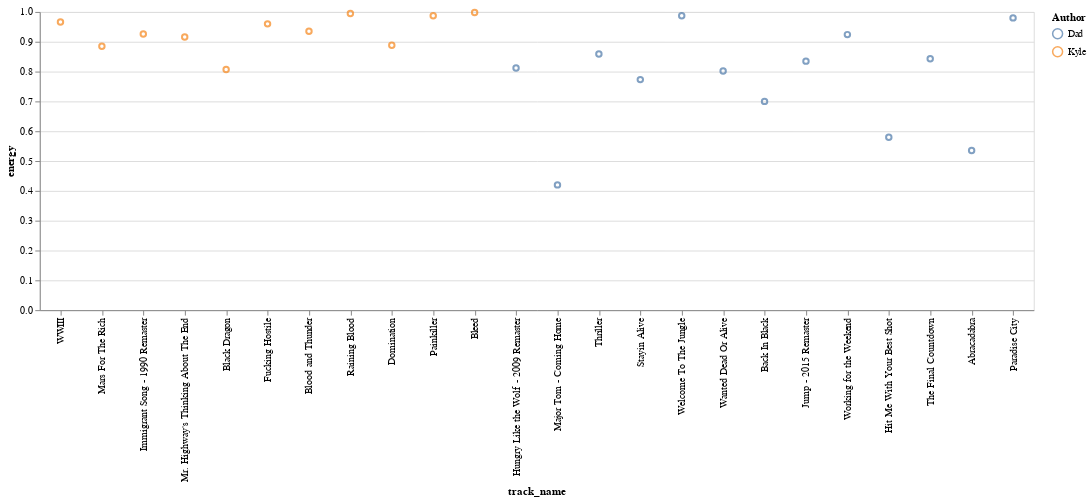

Here is the notebook cell this chart was saved with:
### Code cell
# charting energy side by side
alt.Chart(two_playlists_combined).mark_point().encode(
    x=alt.X("track_name", sort=None),
    y='energy',
    color="Author",
    tooltip=["artist", "track_name"]
).properties(
    width=1000
)

### Figure 1 — Vega-Lite specification as saved in the notebook (floating-point values rounded to 4 significant figures)
{"config": {"view": {"continuousWidth": 400, "continuousHeight": 300}}, "data": {"name": "data-39a321143c7dac32caf1d5c2a7ba6209"}, "mark": "point", "encoding": {"color": {"type": "nominal", "field": "Author"}, "tooltip": [{"type": "nominal", "field": "artist"}, {"type": "nominal", "field": "track_name"}], "x": {"type": "nominal", "field": "track_name", "sort": null}, "y": {"type": "quantitative", "field": "energy"}}, "width": 1000, "$schema": "https://vega.github.io/schema/vega-lite/v4.8.1.json", "datasets": {"data-39a321143c7dac32caf1d5c2a7ba6209": [{"artist": "KMFDM", "album": "WWIII", "track_name": "WWIII", "track_id": "5jHYEOabEw2RSwOzf8nQPn", "danceability": 0.534, "energy": 0.966, "key": 7, "loudness": -6.597, "mode": 1, "speechiness": 0.0688, "instrumentalness": 0.104, "liveness": 0.436, "valence": 0.171, "tempo": 140.0, "duration_ms": 298707, "time_signature": 4, "Author": "Kyle"}, {"artist": "King Gizzard & The Lizard Wizard", "album": "Infest The Rats' Nest", "track_name": "Mars For The Rich", "track_id": "4lV1tx0EdlIChOw7Kz7fP0", "danceability": 0.269, "energy": 0.885, "key": 11, "loudness": -5.938, "mode": 0, "speechiness": 0.0948, "instrumentalness": 0.795, "liveness": 0.132, "valence": 0.325, "tempo": 129.2, "duration_ms": 251720, "time_signature": 4, "Author": "Kyle"}, {"artist": "Led Zeppelin", "album": "Led Zeppelin III (1994 Remaster)", "track_name": "Immigrant Song - 1990 Remaster", "track_id": "6kjlvJLh2DBsSQtqVzFh8I", "danceability": 0.574, "energy": 0.926, "key": 11, "loudness": -10.79, "mode": 1, "speechiness": 0.0562, "instrumentalness": 0.478, "liveness": 0.386, "valence": 0.609, "tempo": 113.1, "duration_ms": 145067, "time_signature": 4, "Author": "Kyle"}, {"artist": "A Day To Remember", "album": "Homesick", "track_name": "Mr. Highway's Thinking About The End", "track_id": "3VnBhHJdT7p05Wtenu4fmt", "danceability": 0.301, "energy": 0.916, "key": 10, "loudness": -6.218, "mode": 0, "speechiness": 0.0919, "instrumentalness": 1.84e-05, "liveness": 0.293, "valence": 0.451, "tempo": 150.1, "duration_ms": 255827, "time_signature": 4, "Author": "Kyle"}, {"artist": "The Vines", "album": "Future Primitive", "track_name": "Black Dragon", "track_id": "2Z8EqEtv0CxT6Jfzfdhtbf", "danceability": 0.191, "energy": 0.807, "key": 0, "loudness": -4.726, "mode": 1, "speechiness": 0.0426, "instrumentalness": 0.897, "liveness": 0.158, "valence": 0.246, "tempo": 138.7, "duration_ms": 208747, "time_signature": 4, "Author": "Kyle"}, {"artist": "Pantera", "album": "Vulgar Display of Power", "track_name": "Fucking Hostile", "track_id": "5RU50TPTgtxJLFNunUS2p5", "danceability": 0.479, "energy": 0.96, "key": 6, "loudness": -9.551, "mode": 0, "speechiness": 0.0991, "instrumentalness": 4.62e-05, "liveness": 0.208, "valence": 0.506, "tempo": 93.87, "duration_ms": 168600, "time_signature": 4, "Author": "Kyle"}, {"artist": "Mastodon", "album": "Leviathan", "track_name": "Blood and Thunder", "track_id": "3jagGO7eHHuaD53ibehkux", "danceability": 0.364, "energy": 0.935, "key": 2, "loudness": -6.548, "mode": 1, "speechiness": 0.0724, "instrumentalness": 0.729, "liveness": 0.0317, "valence": 0.478, "tempo": 92.72, "duration_ms": 228587, "time_signature": 4, "Author": "Kyle"}, {"artist": "Slayer", "album": "Reign In Blood", "track_name": "Raining Blood", "track_id": "01Mpj13vURSO3cCLprPt5T", "danceability": 0.294, "energy": 0.995, "key": 1, "loudness": -4.383, "mode": 0, "speechiness": 0.168, "instrumentalness": 0.331, "liveness": 0.128, "valence": 0.0379, "tempo": 88.78, "duration_ms": 254400, "time_signature": 4, "Author": "Kyle"}, {"artist": "Pantera", "album": "Cowboys from Hell", "track_name": "Domination", "track_id": "769cLRTw2y6KRdkFWFkxtu", "danceability": 0.372, "energy": 0.888, "key": 2, "loudness": -5.88, "mode": 1, "speechiness": 0.0943, "instrumentalness": 0.00442, "liveness": 0.115, "valence": 0.555, "tempo": 141.4, "duration_ms": 305293, "time_signature": 4, "Author": "Kyle"}, {"artist": "Judas Priest", "album": "Painkiller", "track_name": "Painkiller", "track_id": "0L7zm6afBEtrNKo6C6Gj08", "danceability": 0.435, "energy": 0.987, "key": 1, "loudness": -4.667, "mode": 0, "speechiness": 0.16, "instrumentalness": 0.0847, "liveness": 0.268, "valence": 0.101, "tempo": 103.2, "duration_ms": 365827, "time_signature": 4, "Author": "Kyle"}, {"artist": "Meshuggah", "album": "ObZen", "track_name": "Bleed", "track_id": "4E6wpXABj8XosZEPXZz2OK", "danceability": 0.242, "energy": 0.998, "key": 11, "loudness": -5.64, "mode": 1, "speechiness": 0.0894, "instrumentalness": 0.88, "liveness": 0.284, "valence": 0.18, "tempo": 114.6, "duration_ms": 442733, "time_signature": 4, "Author": "Kyle"}, {"artist": "Duran Duran", "album": "Rio (Collector's Edition)", "track_name": "Hungry Like the Wolf - 2009 Remaster", "track_id": "39lSeqnyjZJejRuaREfyLL", "danceability": 0.691, "energy": 0.812, "key": 0, "loudness": -7.772, "mode": 1, "speechiness": 0.0558, "instrumentalness": 1.16e-06, "liveness": 0.299, "valence": 0.685, "tempo": 127.6, "duration_ms": 220627, "time_signature": 4, "Author": "Dad"}, {"artist": "Peter Schilling", "album": "The Different Story (World Of Lust And Crime)", "track_name": "Major Tom - Coming Home", "track_id": "709ffFK4o4MtG1NKoLvOma", "danceability": 0.787, "energy": 0.42, "key": 4, "loudness": -14.32, "mode": 0, "speechiness": 0.0645, "instrumentalness": 0.164, "liveness": 0.169, "valence": 0.838, "tempo": 161.2, "duration_ms": 301373, "time_signature": 4, "Author": "Dad"}, {"artist": "Michael Jackson", "album": "Thriller 25 Super Deluxe Edition", "track_name": "Thriller", "track_id": "3S2R0EVwBSAVMd5UMgKTL0", "danceability": 0.773, "energy": 0.859, "key": 11, "loudness": -4.913, "mode": 1, "speechiness": 0.0747, "instrumentalness": 0.000187, "liveness": 0.914, "valence": 0.813, "tempo": 118.5, "duration_ms": 357267, "time_signature": 4, "Author": "Dad"}, {"artist": "Bee Gees", "album": "How Can You Mend A Broken Heart", "track_name": "Stayin Alive", "track_id": "5ubvP9oKmxLUVq506fgLhk", "danceability": 0.702, "energy": 0.773, "key": 10, "loudness": -9.256, "mode": 0, "speechiness": 0.0343, "instrumentalness": 0.00871, "liveness": 0.147, "valence": 0.953, "tempo": 103.6, "duration_ms": 285373, "time_signature": 4, "Author": "Dad"}, {"artist": "Guns N' Roses", "album": "Appetite For Destruction", "track_name": "Welcome To The Jungle", "track_id": "0G21yYKMZoHa30cYVi1iA8", "danceability": 0.453, "energy": 0.987, "key": 8, "loudness": -4.485, "mode": 1, "speechiness": 0.0889, "instrumentalness": 0.283, "liveness": 0.268, "valence": 0.316, "tempo": 123.5, "duration_ms": 273480, "time_signature": 4, "Author": "Dad"}, {"artist": "Bon Jovi", "album": "Slippery When Wet", "track_name": "Wanted Dead Or Alive", "track_id": "0oerlffJSzhRVvtDfLcp3N", "danceability": 0.252, "energy": 0.802, "key": 7, "loudness": -3.976, "mode": 1, "speechiness": 0.0391, "instrumentalness": 0.0146, "liveness": 0.309, "valence": 0.253, "tempo": 150.1, "duration_ms": 308667, "time_signature": 4, "Author": "Dad"}, {"artist": "AC/DC", "album": "Back In Black", "track_name": "Back In Black", "track_id": "08mG3Y1vljYA6bvDt4Wqkj", "danceability": 0.31, "energy": 0.7, "key": 9, "loudness": -5.678, "mode": 1, "speechiness": 0.047, "instrumentalness": 0.00965, "liveness": 0.0828, "valence": 0.763, "tempo": 188.4, "duration_ms": 255493, "time_signature": 4, "Author": "Dad"}, {"artist": "Van Halen", "album": "1984 (Remastered)", "track_name": "Jump - 2015 Remaster", "track_id": "7N3PAbqfTjSEU1edb2tY8j", "danceability": 0.572, "energy": 0.835, "key": 0, "loudness": -6.219, "mode": 1, "speechiness": 0.0317, "instrumentalness": 0.000377, "liveness": 0.0702, "valence": 0.795, "tempo": 130.0, "duration_ms": 241600, "time_signature": 4, "Author": "Dad"}, {"artist": "Loverboy", "album": "We Are The '80s", "track_name": "Working for the Weekend", "track_id": "0sgDEFq9oeC8ueOK0mR5IA", "danceability": 0.526, "energy": 0.924, "key": 7, "loudness": -5.591, "mode": 1, "speechiness": 0.0391, "instrumentalness": 0.000728, "liveness": 0.598, "valence": 0.793, "tempo": 147.3, "duration_ms": 220707, "time_signature": 4, "Author": "Dad"}, {"artist": "Pat Benatar", "album": "Crimes Of Passion", "track_name": "Hit Me With Your Best Shot", "track_id": "0vOkmmJEtjuFZDzrQSFzEE", "danceability": 0.741, "energy": 0.58, "key": 4, "loudness": -9.05, "mode": 1, "speechiness": 0.0304, "instrumentalness": 3.31e-05, "liveness": 0.212, "valence": 0.944, "tempo": 127.4, "duration_ms": 171267, "time_signature": 4, "Author": "Dad"}, {"artist": "Europe", "album": "The Final Countdown (Expanded Edition)", "track_name": "The Final Countdown", "track_id": "3MrRksHupTVEQ7YbA0FsZK", "danceability": 0.529, "energy": 0.843, "key": 6, "loudness": -6.908, "mode": 0, "speechiness": 0.0616, "instrumentalness": 0.000827, "liveness": 0.0608, "valence": 0.188, "tempo": 117.7, "duration_ms": 310333, "time_signature": 4, "Author": "Dad"}, {"artist": "Steve Miller Band", "album": "Abracadabra", "track_name": "Abracadabra", "track_id": "2E2ZVy2fxslpAUgbb4zu84", "danceability": 0.791, "energy": 0.535, "key": 9, "loudness": -13.26, "mode": 0, "speechiness": 0.0355, "instrumentalness": 1.96e-06, "liveness": 0.156, "valence": 0.963, "tempo": 127.5, "duration_ms": 308373, "time_signature": 4, "Author": "Dad"}, {"artist": "Guns N' Roses", "album": "Appetite For Destruction", "track_name": "Paradise City", "track_id": "6eN1f9KNmiWEhpE2RhQqB5", "danceability": 0.268, "energy": 0.98, "key": 11, "loudness": -5.958, "mode": 1, "speechiness": 0.103, "instrumentalness": 0.00709, "liveness": 0.182, "valence": 0.395, "tempo": 100.3, "duration_ms": 405600, "time_signature": 4, "Author": "Dad"}]}}
